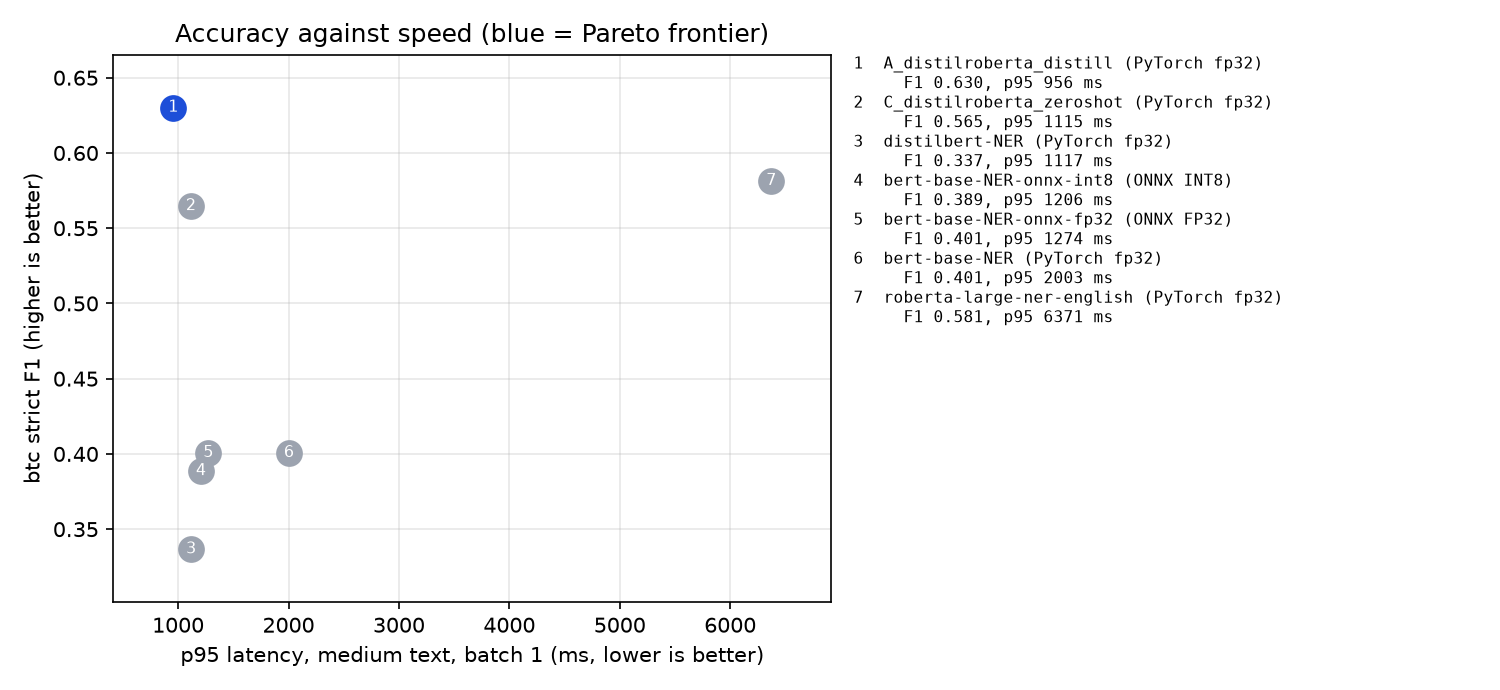

Python code for this plot:
"""WS0 Pareto report: accuracy (F1) against speed (p95 latency), one point per model, so a model is judged on both.

Reads the files written by run_all.py (runs/<dataset>__en__<model>.jsonl) and bench_latency.py
(runs/latency__<model>__b<batch>.json) and writes evaluation/pareto.png plus a text table. A model is on the Pareto
frontier if no other model is both faster and more accurate; only those are candidates.

    python evaluation/pareto.py --dataset btc --size medium --batch 1
"""
import argparse
import json
from pathlib import Path

from common import use_console_utf8
from run_all import summarize, suffix

RUNS = Path(__file__).resolve().parent / "runs"


def main():
    use_console_utf8()
    ap = argparse.ArgumentParser(description=__doc__, formatter_class=argparse.RawDescriptionHelpFormatter)
    ap.add_argument("--dataset", default="btc")
    ap.add_argument("--n", type=int, default=None, help="use the runs made with --n N (default: full-split runs)")
    ap.add_argument("--size", default="medium", help="latency input size: short, medium or long")
    ap.add_argument("--batch", type=int, default=1)
    ap.add_argument("--out", default=str(Path(__file__).resolve().parent / "pareto.png"))
    args = ap.parse_args()

    points = []
    for lat in sorted(RUNS.glob(f"latency__*__b{args.batch}.json")):        # *__t<N>.json experiment files do not match
        report = json.loads(lat.read_text(encoding="utf-8"))
        name = lat.name.split("__")[1]
        run = RUNS / f"{args.dataset}__en__{name}{suffix(args.n)}.jsonl"
        if not run.exists() or args.size not in report["sizes"]:
            continue
        rows = [json.loads(l) for l in run.read_text(encoding="utf-8").splitlines() if l.strip()]
        points.append((name + (" (" + report["runtime"] + ")" if "runtime" in report else ""),
                       report["sizes"][args.size]["p95_ms"], summarize(rows)["strict"][2], len(rows)))
    if not points:
        raise SystemExit("nothing to plot: need both a run_all.py result and a bench_latency.py result for the same model")

    frontier = [p for p in points if not any(q[1] <= p[1] and q[2] >= p[2] and q != p for q in points)]
    print(f"{args.dataset} (F1) vs p95 latency of a {args.size} text, batch {args.batch}")
    for name, ms, f1, n in sorted(points, key=lambda p: p[1]):
        print(f"  {name:55s} F1 {f1:.3f} ({n} sent.)  p95 {ms:8.0f} ms  {'<- frontier' if (name, ms, f1, n) in frontier else ''}")

    import matplotlib
    matplotlib.use("Agg")
    import matplotlib.pyplot as plt
    ordered = sorted(points, key=lambda p: p[1])
    fig, (ax, side) = plt.subplots(1, 2, figsize=(10, 4.6), gridspec_kw={"width_ratios": [1.15, 1]})
    for n, (name, ms, f1, _) in enumerate(ordered, 1):
        on = (name, ms, f1, _) in frontier
        ax.scatter(ms, f1, s=140, color="#1d4ed8" if on else "#9ca3af", zorder=3)
        ax.annotate(str(n), (ms, f1), ha="center", va="center", fontsize=7.5, color="white", zorder=4)
    if len(frontier) > 1:
        fs = sorted(frontier, key=lambda p: p[1])
        ax.plot([p[1] for p in fs], [p[2] for p in fs], color="#1d4ed8", linewidth=1, linestyle="--", zorder=2)
    ax.margins(x=0.1, y=0.12)
    ax.set_xlabel(f"p95 latency, {args.size} text, batch {args.batch} (ms, lower is better)")
    ax.set_ylabel(f"{args.dataset} strict F1 (higher is better)")
    ax.set_title("Accuracy against speed (blue = Pareto frontier)")
    ax.grid(alpha=0.3)
    side.axis("off")
    nl = chr(10)
    side.text(0, 1, nl.join(f"{n}  {name}{nl}     F1 {f1:.3f}, p95 {ms:.0f} ms" for n, (name, ms, f1, _) in enumerate(ordered, 1)),
              va="top", fontsize=7.8, family="monospace")
    fig.tight_layout()
    fig.savefig(args.out, dpi=150)
    print("wrote", args.out)


if __name__ == "__main__":
    main()
